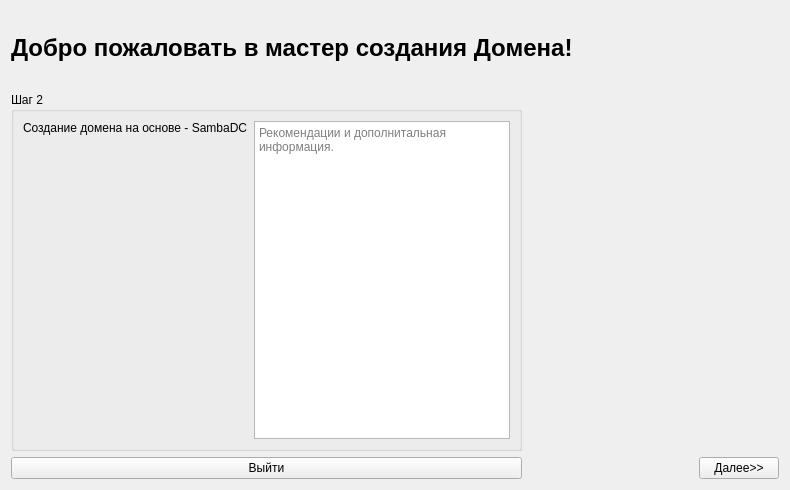
<?xml version="1.0" encoding="UTF-8"?>
<ui version="4.0">
 <class>Step2Page</class>
 <widget class="QWidget" name="Step2Page">
  <property name="geometry">
   <rect>
    <x>0</x>
    <y>0</y>
    <width>790</width>
    <height>490</height>
   </rect>
  </property>
  <property name="windowTitle">
   <string>Form</string>
  </property>
  <layout class="QGridLayout" name="gridLayout_2">
   <item row="0" column="2">
    <widget class="QLabel" name="label_9">
     <property name="sizePolicy">
      <sizepolicy hsizetype="Fixed" vsizetype="Fixed">
       <horstretch>0</horstretch>
       <verstretch>0</verstretch>
      </sizepolicy>
     </property>
     <property name="minimumSize">
      <size>
       <width>75</width>
       <height>75</height>
      </size>
     </property>
     <property name="maximumSize">
      <size>
       <width>50</width>
       <height>50</height>
      </size>
     </property>
     <property name="frameShape">
      <enum>QFrame::NoFrame</enum>
     </property>
     <property name="text">
      <string/>
     </property>
     <property name="pixmap">
      <pixmap>logo.png</pixmap>
     </property>
     <property name="scaledContents">
      <bool>true</bool>
     </property>
    </widget>
   </item>
   <item row="4" column="0">
    <widget class="QPushButton" name="pushButton_2">
     <property name="text">
      <string>Выйти</string>
     </property>
    </widget>
   </item>
   <item row="4" column="2">
    <widget class="QPushButton" name="pushButton">
     <property name="text">
      <string>Далее&gt;&gt;</string>
     </property>
    </widget>
   </item>
   <item row="4" column="1">
    <spacer name="horizontalSpacer">
     <property name="orientation">
      <enum>Qt::Horizontal</enum>
     </property>
     <property name="sizeHint" stdset="0">
      <size>
       <width>538</width>
       <height>20</height>
      </size>
     </property>
    </spacer>
   </item>
   <item row="0" column="0" colspan="2">
    <widget class="QLabel" name="label_6">
     <property name="sizePolicy">
      <sizepolicy hsizetype="Fixed" vsizetype="Fixed">
       <horstretch>0</horstretch>
       <verstretch>0</verstretch>
      </sizepolicy>
     </property>
     <property name="font">
      <font>
       <pointsize>18</pointsize>
       <weight>75</weight>
       <bold>true</bold>
      </font>
     </property>
     <property name="text">
      <string>Добро пожаловать в мастер создания Домена! </string>
     </property>
     <property name="margin">
      <number>3</number>
     </property>
    </widget>
   </item>
   <item row="1" column="0">
    <widget class="QGroupBox" name="groupBox">
     <property name="sizePolicy">
      <sizepolicy hsizetype="Expanding" vsizetype="Expanding">
       <horstretch>0</horstretch>
       <verstretch>0</verstretch>
      </sizepolicy>
     </property>
     <property name="font">
      <font>
       <weight>50</weight>
       <bold>false</bold>
      </font>
     </property>
     <property name="title">
      <string>Шаг 2</string>
     </property>
     <layout class="QGridLayout" name="gridLayout">
      <item row="0" column="2" rowspan="2">
       <widget class="QPlainTextEdit" name="plainTextEdit">
        <property name="sizePolicy">
         <sizepolicy hsizetype="Maximum" vsizetype="Expanding">
          <horstretch>0</horstretch>
          <verstretch>0</verstretch>
         </sizepolicy>
        </property>
        <property name="minimumSize">
         <size>
          <width>256</width>
          <height>0</height>
         </size>
        </property>
        <property name="maximumSize">
         <size>
          <width>256</width>
          <height>16777215</height>
         </size>
        </property>
        <property name="readOnly">
         <bool>true</bool>
        </property>
        <property name="placeholderText">
         <string>Рекомендации и дополнитальная информация.</string>
        </property>
       </widget>
      </item>
      <item row="0" column="0" colspan="2">
       <widget class="QLabel" name="label_2">
        <property name="text">
         <string>Создание домена на основе - SambaDC</string>
        </property>
       </widget>
      </item>
      <item row="1" column="0" colspan="2">
       <spacer name="verticalSpacer">
        <property name="orientation">
         <enum>Qt::Vertical</enum>
        </property>
        <property name="sizeHint" stdset="0">
         <size>
          <width>20</width>
          <height>40</height>
         </size>
        </property>
       </spacer>
      </item>
     </layout>
    </widget>
   </item>
  </layout>
 </widget>
 <resources/>
 <connections/>
</ui>
